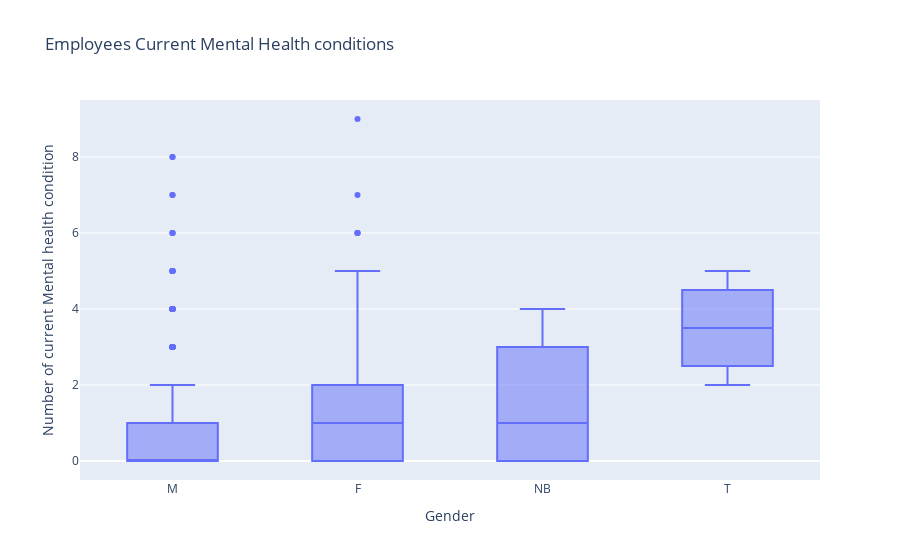

The code cell stored with this chart in its notebook:
### Code cell
fig = px.box(an, x="Gender", y='Number of current Mental health condition', title= 'Employees Current Mental Health conditions')
 
fig.show()
# fig = px.pie(an, values='How willing would you be to share with friends and family that you have a mental illness?', names=x ) 
 
# # showing the plot
# fig.show()

### Figure 1 — Plotly figure (JSON) as saved in the notebook; plotly's stock layout.template omitted (floating-point values rounded to 4 significant figures; data arrays with more than 128 entries replaced by an {"elided": "..."} marker saying what was removed)
{"data": [{"alignmentgroup": "True", "hovertemplate": "Gender=%{x}<br>Number of current Mental health condition=%{y}<extra></extra>", "legendgroup": "", "marker": {"color": "#636efa"}, "name": "", "notched": false, "offsetgroup": "", "orientation": "v", "showlegend": false, "type": "box", "x": {"elided": "1433 str values"}, "x0": " ", "xaxis": "x", "y": {"elided": "1433 int values"}, "y0": " ", "yaxis": "y"}], "layout": {"boxmode": "group", "legend": {"tracegroupgap": 0}, "title": {"text": "Employees Current Mental Health conditions"}, "xaxis": {"anchor": "y", "domain": [0, 1], "title": {"text": "Gender"}}, "yaxis": {"anchor": "x", "domain": [0, 1], "title": {"text": "Number of current Mental health condition"}}}}
